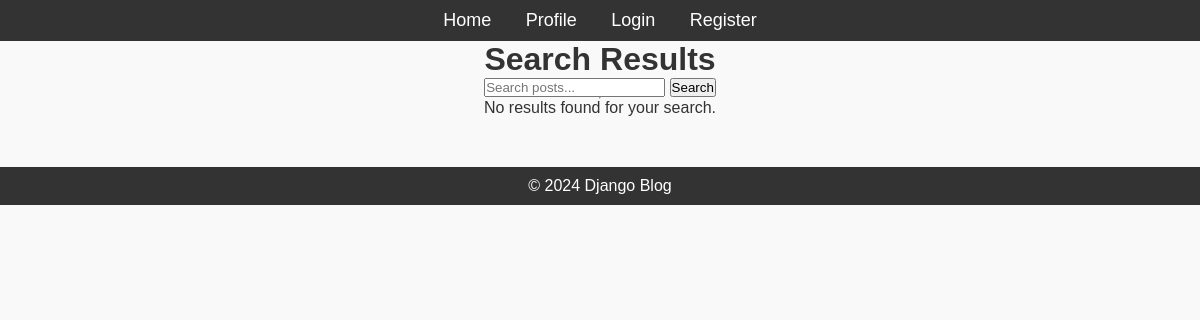
The page /search/ on the database as committed earlier.
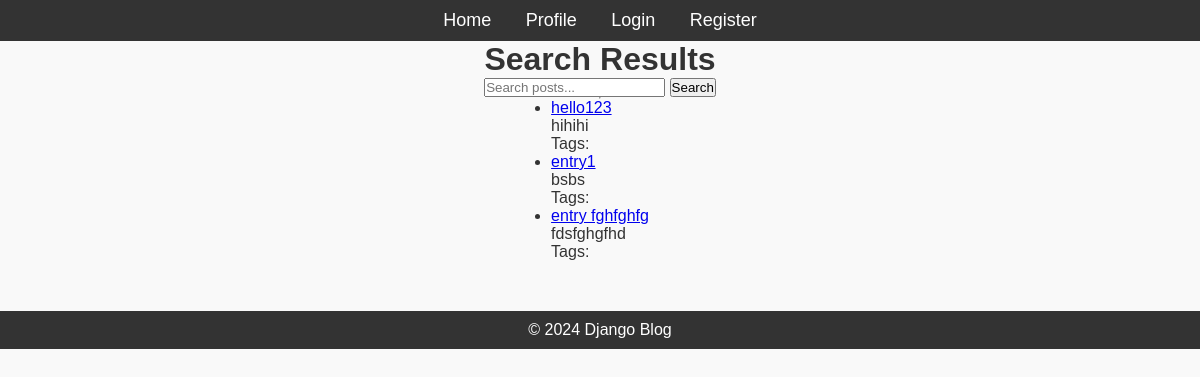
The same page on the database as committed later.
### blog/models.py (models this page shows)
class Post(models.Model):
    title = models.CharField(max_length=200)
    content = models.TextField()
    published_date = models.DateTimeField(auto_now_add=True)
    author = models.ForeignKey(User, on_delete=models.CASCADE, related_name='posts')
    tag = TaggableManager()

### blog/views.py (the view)
# urls.py: path('search/', views.PostSearchView.as_view(), name='post_search'),
class PostSearchView(ListView):
    model = Post
    template_name = 'blog/post_search.html'
    context_object_name = 'posts'
    def get_queryset(self):
        query = self.request.GET.get('q')
        if query:
            return Post.objects.filter(
                Q(title__icontains=query) |
                Q(content__icontains=que3ry) |
                Q(tags__name__icontains=query)
                )
        return Post.objects.all()

### blog/templates/blog/post_search.html (shortened to what this page needs)
{% extends 'blog/base.html'%} {%block title%} Search Results{%endblock%}
{%load static %}
{%block content %}
<h1>Search Results</h1>
<form method="get" action="{% url 'post_search' %}">
    <input type="text" name="q" placeholder="Search posts..." value="{{ request.GET.q }}">
    <button type="submit">Search</button>
</form>
<hr>
{% if posts %}
    <ul>
        {% for post in posts %}
            <li>
                <a href="{% url 'post_detail' post.pk %}">{{ post.title }}</a>
                <p>{{ post.content|truncatewords:20 }}</p>
                <p>Tags:
                </p>
            </li>
        {% endfor %}
    </ul>
{% else %}
    <p>No results found for your search.</p>
{% endif %}
{%endblock%}

Rows that differ between the two databases and show on the page:
added Post: title "hello123", content "hihihi"
added Post: title "entry1", content "bsbs"
added Post: title "entry fghfghfg", content "fdsfghgfhd"
Other text that changed with them:
text no longer shown: "No results found for your search."
